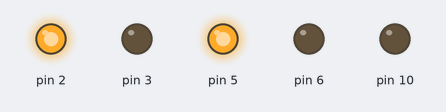
A sketch run on a simulated Arduino Uno, built with avr-gcc and run on an emulated ATmega328P. On the bench: output pins drawn as LEDs (lit = HIGH).

Above: at 2.5 s.
At 7.5 s:
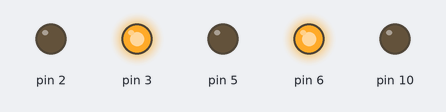
Timing chart, 0 to 13.0 s (numbered marks = the images above):
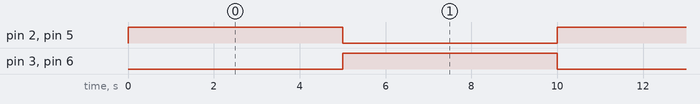

The sketch:

motor_driver_test.ino
```cpp
void setup() {
  // put your setup code here, to run once:
  pinMode(2,OUTPUT);
pinMode(3,OUTPUT);
pinMode(5,OUTPUT);
pinMode(6,OUTPUT);
pinMode(10,OUTPUT);
digitalWrite(2,HIGH);


}

void loop() {
  // put your main code here, to run repeatedly:

forward();
delay(5000);
backward();
delay(5000);
}
void forward()
{
digitalWrite(2,HIGH);
digitalWrite(3,LOW);
digitalWrite(5,HIGH);
digitalWrite(6,LOW);
}
void backward()
{
digitalWrite(2,LOW);
digitalWrite(3,HIGH);
digitalWrite(5,LOW);
digitalWrite(6,HIGH);
}
```

Measured:
- by itself, pin 2, pin 3, pin 5, pin 6: alternates HIGH for 5.0 s and LOW for 5.0 s
